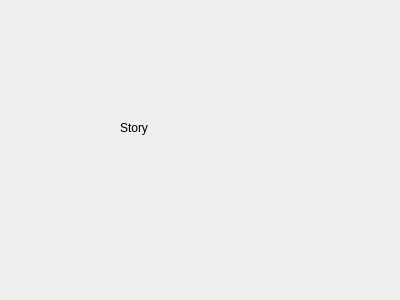
<?xml version="1.0" encoding="UTF-8"?>
<ui version="4.0">
 <class>Container</class>
 <widget class="QWidget" name="Container">
  <property name="geometry">
   <rect>
    <x>0</x>
    <y>0</y>
    <width>400</width>
    <height>300</height>
   </rect>
  </property>
  <property name="windowTitle">
   <string>Form</string>
  </property>
  <widget class="QLabel" name="label">
   <property name="geometry">
    <rect>
     <x>120</x>
     <y>120</y>
     <width>49</width>
     <height>16</height>
    </rect>
   </property>
   <property name="text">
    <string>Story</string>
   </property>
  </widget>
 </widget>
 <resources/>
 <connections/>
</ui>
